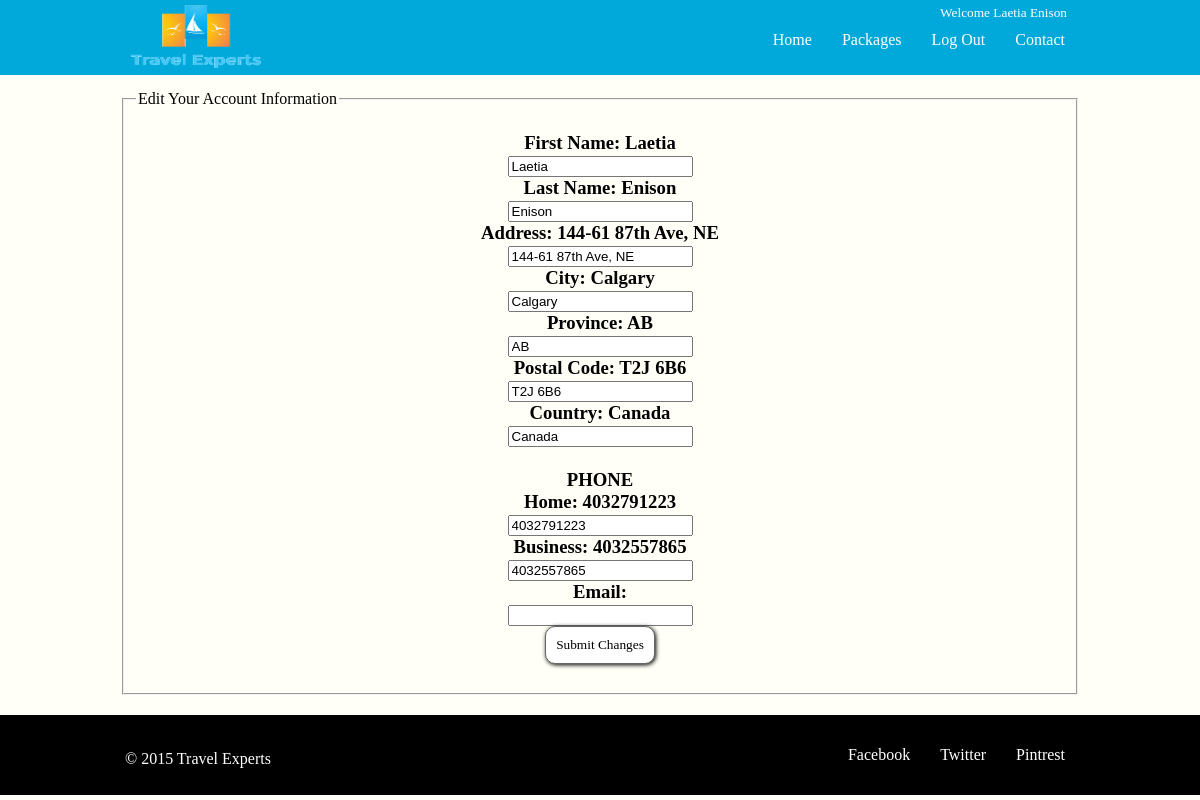
/edit.php (signed in), run on the app's committed database.
### tables this page shows
CREATE TABLE `customers` (
  `CustomerId` int(11) NOT NULL,
  `CustFirstName` varchar(25) NOT NULL,
  `CustLastName` varchar(25) NOT NULL,
  `CustAddress` varchar(75) NOT NULL,
  `CustCity` varchar(50) NOT NULL,
  `CustProv` varchar(2) NOT NULL,
  `CustPostal` varchar(7) NOT NULL,
  `CustCountry` varchar(25) DEFAULT NULL,
  `CustHomePhone` varchar(20) DEFAULT NULL,
  `CustBusPhone` varchar(20) NOT NULL,
  `CustEmail` varchar(50) NOT NULL,
  `AgentId` int(11) DEFAULT NULL,
  `CustUserName` varchar(20) NOT NULL,
  `CustPassword` varchar(40) NOT NULL
);

### edit.php (the view, shortened to what this page needs)
<?php
  include("header.php");
  $mysqli = new mysqli("localhost", "root", "", "travelexperts");
	$result = $mysqli->query("SELECT * FROM customers WHERE CustomerId = $_SESSION[userid]");
	if ($result->num_rows > 0)
	{
		while ($rows = $result->fetch_assoc())
		{
			$CustId = $rows['CustomerId'];
			$CustFirstName = $rows['CustFirstName'];
			$CustLastName = $rows['CustLastName'];
			$CustAddress = $rows['CustAddress'];
			$CustCity = $rows['CustCity'];
			$CustProv = $rows['CustProv'];
			$CustPostal = $rows['CustPostal'];
			$CustCountry = $rows['CustCountry'];
			$CustHomePhone = $rows['CustHomePhone'];
			$CustBusPhone = $rows['CustBusPhone'];
			$CustEmail = $rows['CustEmail'];
			$output = "
      <div id='main_container'>
      <fieldset>
      <legend>Edit Your Account Information</legend>
			<form justify='left' align='center' action='reghandler.php' method='post'>
			<h3>
			First Name: $CustFirstName <br/>
      <input name='CustFirstName' value='$CustFirstName' /><br/>
			Last Name: $CustLastName <br/>
      <input name='CustLastName' value='$CustLastName' /><br/>
			Address: $CustAddress <br/>
      <input name='CustAddress' value='$CustAddress' /><br/>
			City: $CustCity <br/>
      <input name='CustCity' value='$CustCity' /><br/>
			Province: $CustProv <br/>
      <input name='CustProv'value='$CustProv' /><br/>
			Postal Code: $CustPostal <br/>
      <input name='CustPostal' value='$CustPostal' /><br/>
			Country: $CustCountry <br/>
      <input name='CustCountry' value='$CustCountry' /><br/>
			</br>
			PHONE </br>
			Home: $CustHomePhone <br/>
      <input name='CustHomePhone' value='$CustHomePhone' /><br/>
			Business: $CustBusPhone <br/>
      <input name='CustBusPhone' value='$CustBusPhone' /><br/>
			Email: $CustEmail <br/>
      <input name='CustEmail' value='$CustEmail' /><br/>
			<input type='hidden' name='CustId' value='$CustId' />
			<button type='submit' name='userAction' value='editted' onsubmit='return (validator(this) && regExValidator(this));'>Submit Changes</button>
			</h3>
      </fieldset>
			</form>
      </div>";
		}
	}
	else {
		$output =  "Enter Username & Password";
	}
print($output);
include("footer.php");
 ?>

### style.css (style rules this page uses)
body { background-color: #FFFFF7; width:100%; margin: auto; }
h3 { text-align: center; }
button { padding:10px; background-color: #fff; border: 1px solid #666; color:#000; text-decoration:none; border-radius: 10px; box-shadow: 1px 1px 4px black; font-family: georgia; }
#main_container { padding-top: 90px; padding-bottom: 20px; width:960px; height: auto; margin: 0 auto; }

### data on the page
customers: CustFirstName "Laetia", CustLastName "Enison", CustAddress "144-61 87th Ave, NE", CustCity "Calgary", CustProv "AB", CustPostal "T2J 6B6", CustCountry "Canada", CustHomePhone "4032791223", CustBusPhone "4032557865"
